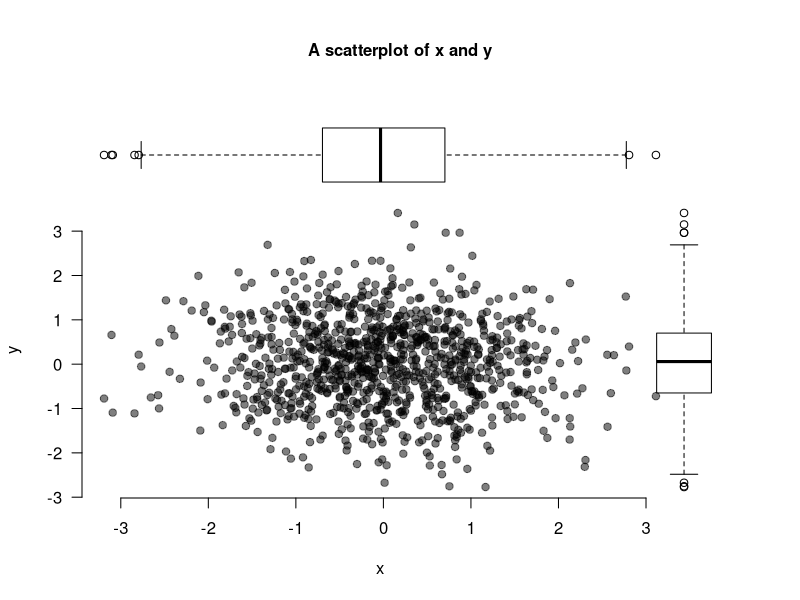

Reproduce this figure in R.
## ---- chunk 1
# The first line sets an option for the final document that can be produced from
# the .Rmd file. Don't worry about it.
knitr::opts_chunk$set(echo = TRUE)

# The next bit (lines 50-69) is quite powerful and useful. 
# First you define which packages you need for your analysis and assign it to 
# the p_needed object. 
p_needed <-
  c("viridis", "knitr")

# Now you check which packages are already installed on your computer.
# The function installed.packages() returns a vector with all the installed 
# packages.
packages <- rownames(installed.packages())
# Then you check which of the packages you need are not installed on your 
# computer yet. Essentially you compare the vector p_needed with the vector
# packages. The result of this comparison is assigned to p_to_install.
p_to_install <- p_needed[!(p_needed %in% packages)]
# If at least one element is in p_to_install you then install those missing
# packages.
if (length(p_to_install) > 0) {
  install.packages(p_to_install)
}
# Now that all packages are installed on the computer, you can load them for
# this project. Additionally the expression returns whether the packages were
# successfully loaded.
sapply(p_needed, require, character.only = TRUE)
## ---- chunk 2
x <- rnorm(1000)
y <- rnorm(1000)

par(fig = c(0, 0.9, 0, 0.8))
plot(
  x,
  y,
  bty = "n",
  pch = 19,
  las = 1,
  col = adjustcolor("black", alpha = 0.5)
)
par(fig = c(0, 0.9, 0.45, 1), new = TRUE)
boxplot(x,
        horizontal = TRUE,
        axes = FALSE,
        col = NA)
par(fig = c(0.6601, 1, 0, 0.8), new = TRUE)
boxplot(y, axes = FALSE, col = NA)
mtext(
  "A scatterplot of x and y",
  side = 3,
  outer = TRUE,
  line = -3,
  font = 2
)
## ---- chunk 3
df <- data.frame(y = y, x = x)
summary(df)
## ---- chunk 4
df <- data.frame(y = y, x = x)

summary(df)
## ---- chunk 5
df <- data.frame(y = y, x = x)

summary(df)
## ---- chunk 6
square_it <- function(x) {
  square <- x * x
  return(square)
}
## ---- chunk 7
square_it(15)

a <- c(1, 5, 9)

square_it(a)

M <- matrix(c(1:9),
            nrow = 3,
            ncol = 3,
            byrow = T)
M

square_it(M)
## ---- chunk 8
complicated_function <- function(scalar, vector, matrix) {
  # square the scalar
  squared_scalar <- square_it(scalar)
  
  # multiply matrix and vector
  mult <- matrix %*% vector
  
  # multiply scalar and result above, then square it again
  res <- square_it(squared_scalar * mult)
  
  # return the result
  return(res)
}
## ---- chunk 9
res1 <- complicated_function(5, a, M)
## ---- chunk 10
# a scalar
scalar <- 2
scalar

# a vector
vector <- c(1:3)
vector

# a matrix
M <- matrix(c(1:9),
            nrow = 3,
            ncol = 3,
            byrow = T)
M

# a diagonal matrix e.g. identity matrix
M_diag <- diag(1, nrow = 3, ncol = 3)

## ---- chunk 11

scalar
vector
M

# Scalar-Vector/Matrix multiplication

scalar * vector
scalar * M

# Vector-Vector/Matrix multiplication

vector * vector
vector %*% vector # What's the difference?

vector * M

# Elementwise multiplication of two matrices:
M * M
## ---- chunk 12
vector
M

vector %*% M
## ---- chunk 13
v_ex1 <- c(3, 2, 1) 
m_ex1 <- matrix(c(rep(1, 3), rep(2, 3), rep(3, 3)),
                nrow = 3, 
                ncol = 3,
                byrow = F)

v_ex1 %*% m_ex1
## ---- chunk 14
M1 <- matrix(c(1:6),
             nrow = 3,
             ncol = 2,
             byrow = T)

M2 <- matrix(c(7:12),
             nrow = 2,
             ncol = 3,
             byrow = T)
## ---- chunk 15
M2 %*% M1
## ---- chunk 16
M3 <- matrix(c(1, 2, 2, 3),
             nrow = 2,
             ncol = 2,
             byrow = T)

# The transpose
t(M3)
t(t(M3)) == M3

M4 <- matrix(c(rep(1, 3), 2, 3, 4, 4:6),
             nrow = 3,
             ncol = 3,
             byrow = T) 

t(M4)
## ---- chunk 17
M5 <- matrix(c(1, 2, 2, 3),
             nrow = 2,
             ncol = 2,
             byrow = TRUE)
M5

solve(M5)

# check whether AX = XA = I is true
M5 %*% solve(M5)
solve(M5) %*% M5
